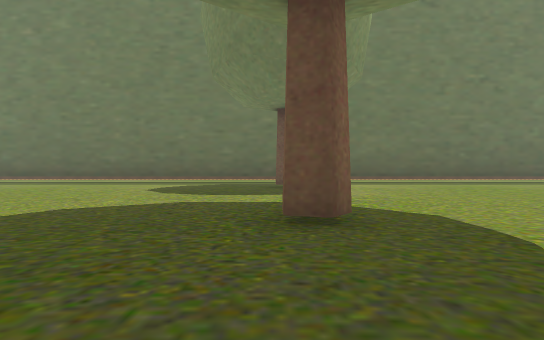
view 1 (above)

24 first-person views from a walk through a 3-D level made in the Unity game engine. The camera is 1.2 m above the floor, looks level and sees 80° across. The floor is counted in squares, 2 m on a side. Each view is taken from the middle of a square. On the plan, view 1 faces up. The plan holds only what a view shows up to about 10 squares ahead; the rest is blank. The place goes on beyond the plan. The player is left out. Some surface patterns are stand-ins.

view 2
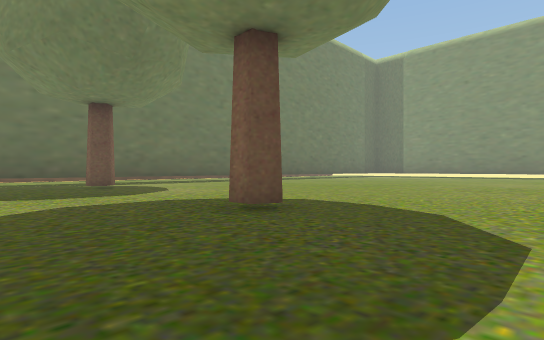

view 3
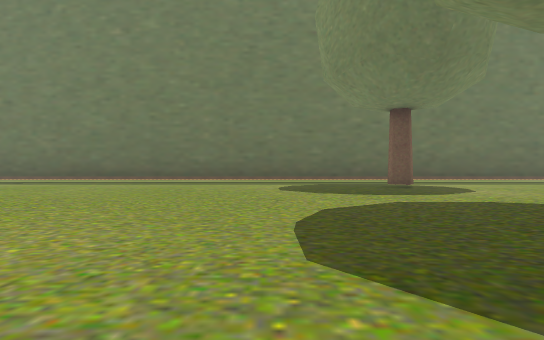

view 4
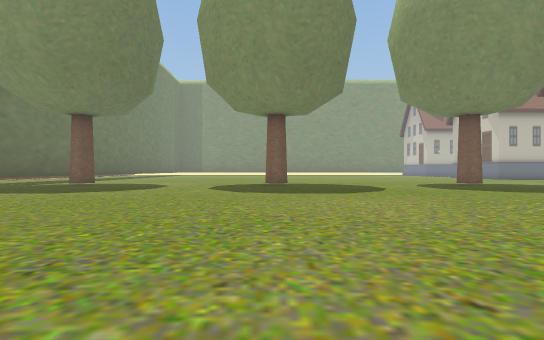

view 5
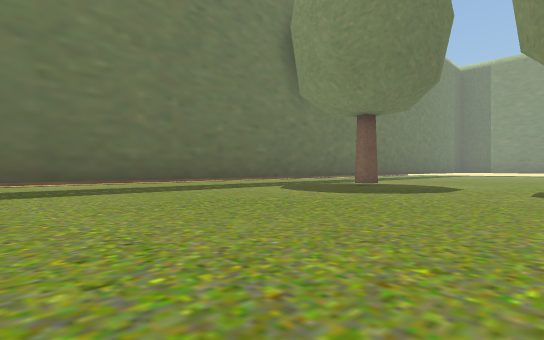

view 6
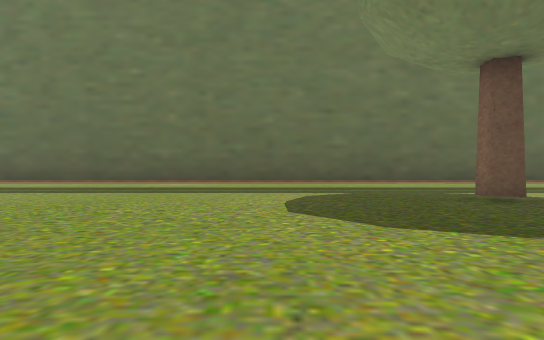

view 7
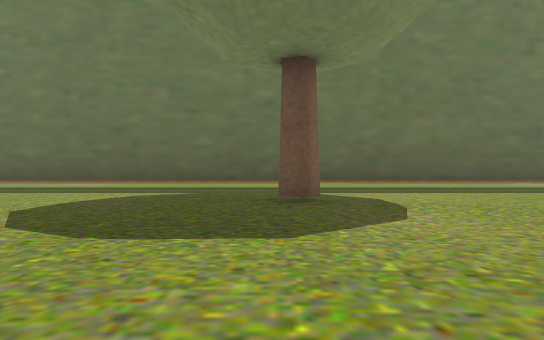

view 8
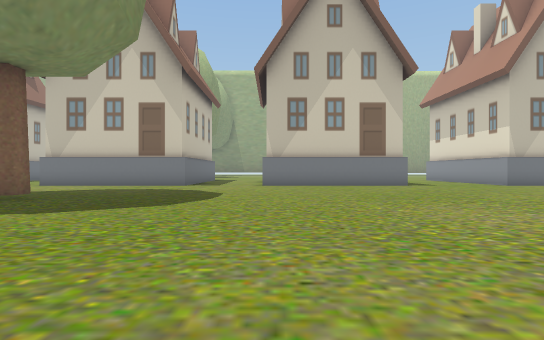

view 9
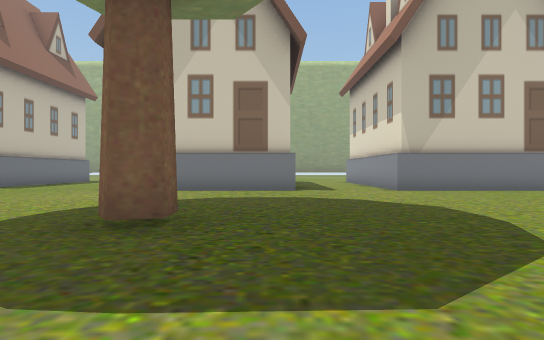

view 10
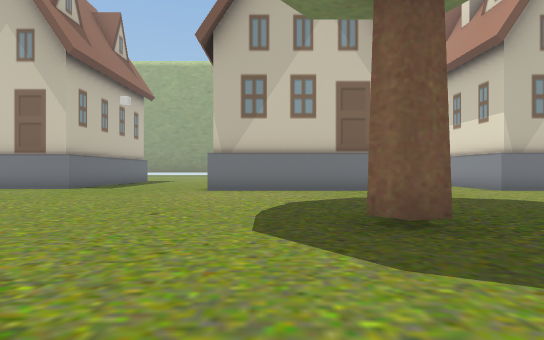

view 11
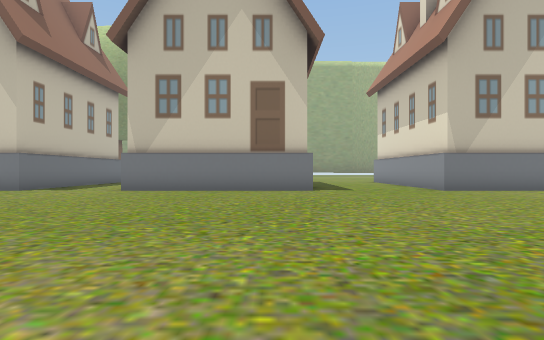

view 12
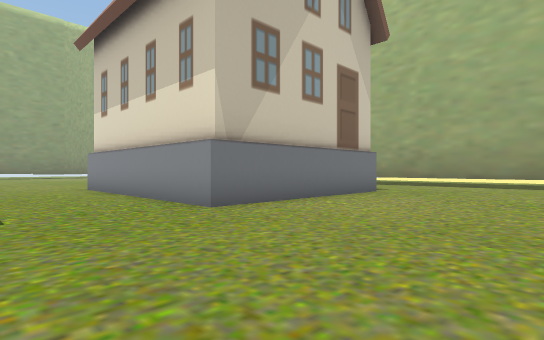

view 13
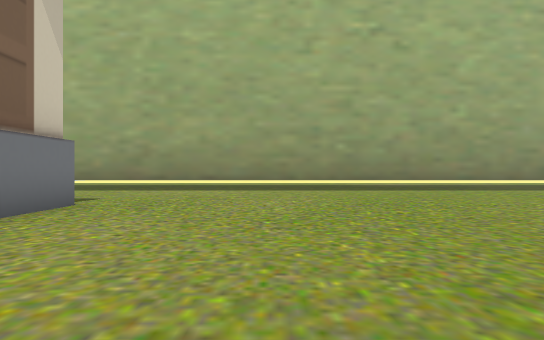

view 14
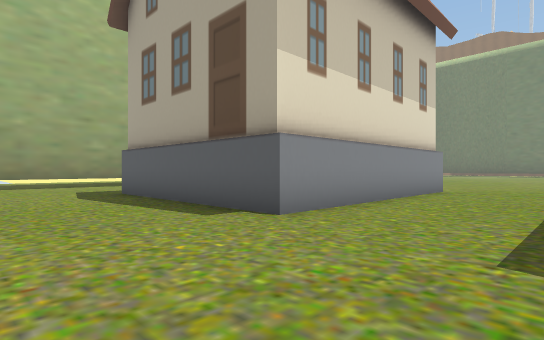

view 15
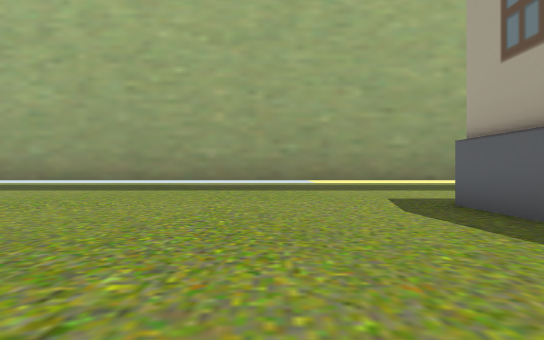

view 16
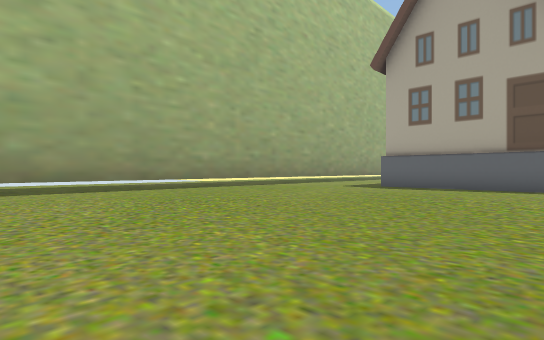

view 17
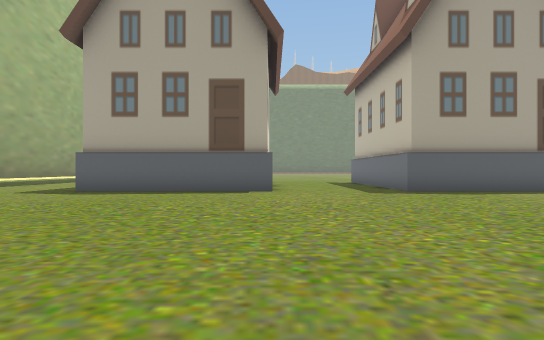

view 18
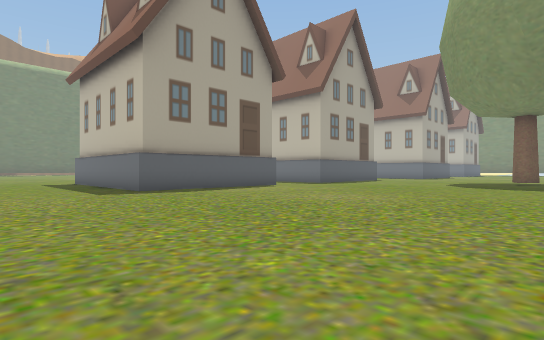

view 19
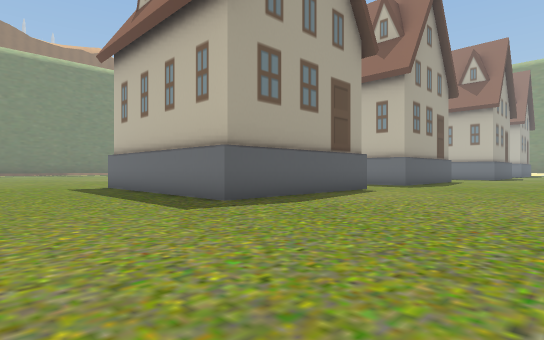

view 20
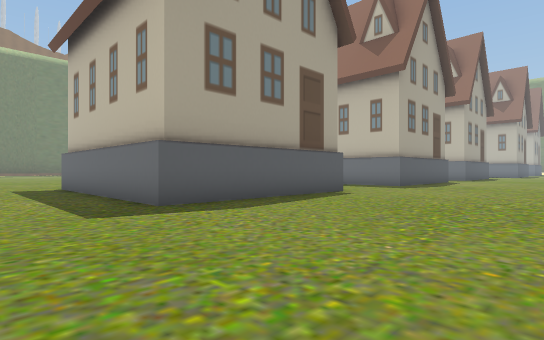

view 21
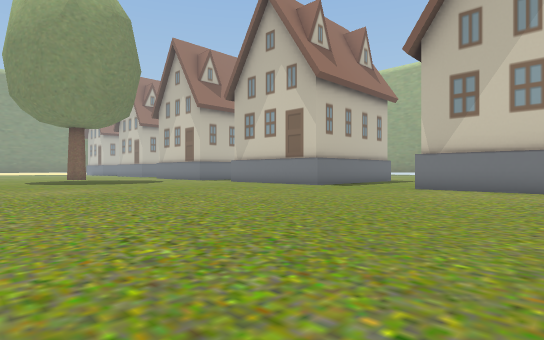

view 22
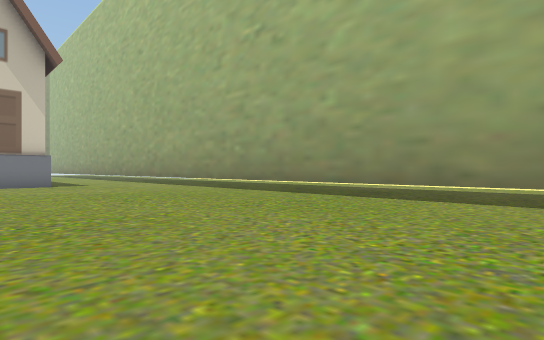

view 23
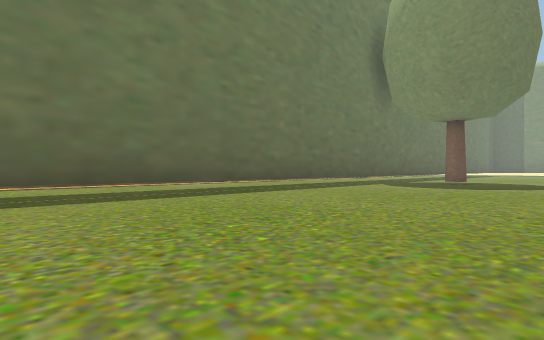

view 24
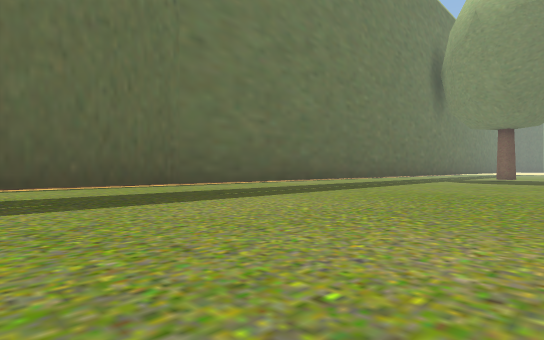

### Floor plan
Points are (right, up) in squares from view 1. A wall is a line through its corners. A room is listed if a view was taken in it or the views show most of it. See-through windows are left out.
Room 1 (views 1, 2, 3, 4, 5, 6, 7, 8, 9, 10, 11, 12, 13, 21, 22, 23, 24)
walls: (-10.2, -9.4) (-4.6, -9.4); (-1.7, -9.4) (3.9, -9.4); (-23.5, 3.5) (-23.5, -8.6); (-18.5, -9.4) (-14, -9.4); (8.1, 14.6) (-19.5, 14.6)
ways out: opening at (-21, -9) to room 2; opening at (-12, -10) to room 2; opening at (-3, -10) to room 2; opening at (6.5, -9.2) to room 2
objects: tree (0, -4) to (1, -3); tree (0, 4) to (1, 4); tree (0, 11) to (1, 11)
Room 2 (views 14, 15, 16, 17, 18, 19, 20)
walls: (-5, -15.9) (-10.2, -15.9) (-10.2, -10.6); (-4.6, -9.4) (-4.6, -10); (-1.7, -10) (-1.7, -9.4); (-14, -9.4) (-14, -15.9) (-19.5, -15.9) (-19.5, -9.4) (-18.5, -9.4); (-23.5, -13.6) (-23.5, -27); (-23.5, -8.6) (-23.5, -11.8)
ways out: opening at (-21, -9) to room 1; opening at (-12, -10) to room 1; opening at (-3, -10) to room 1; opening at (6.5, -9.2) to room 1

Positions as (right, up) in squares from view 1, and headings:
1: (0, 0), facing up
2: (-3, 0), facing up-right
3: (-4, 0), facing up
4: (-12, 4), facing right
5: (-11, 5), facing up-right
6: (-4, 5), facing up
7: (0, 5), facing up
8: (-5, 3), facing down
9: (-1, 0), facing down
10: (2, 0), facing down
11: (-9, 0), facing down
12: (-11, -5), facing down-left
13: (-14, -6), facing left
14: (-11, -19), facing up-left
15: (-14, -19), facing left
16: (-14, -27), facing up-left
17: (-14, -25), facing up
18: (-14, -25), facing up-right
19: (-14, -21), facing up-right
20: (-22, -21), facing up-right
21: (-18, 1), facing down-right
22: (-17, 4), facing down-left
23: (-15, 7), facing up-right
24: (-20, 8), facing up-right
